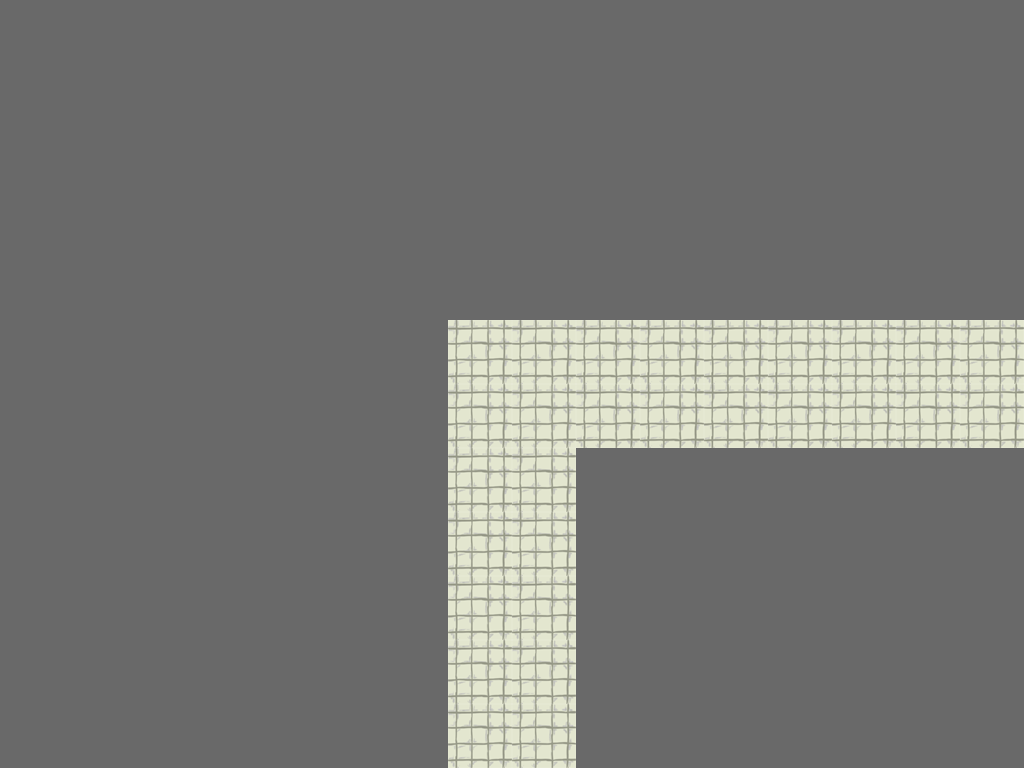

A level layout from a 2D game, rendered from its tile map. Below: a short description, then the map file with its tile-grid data intact:
An orthogonal 16x12 tile map with 64x64 px tiles, 1 tile layer (Tiles) and 2 objects (2x Door).

<map version="1.0" orientation="orthogonal" width="16" height="12" tilewidth="64" tileheight="64">
 <tileset firstgid="1" name="tileset" tilewidth="64" tileheight="64">
  <image source="../TileSets/tileset.png" width="384" height="192" />
  <tile id="0">
   <properties>
    <property name="walkCost" value="100" />
   </properties>
  </tile>
  <tile id="1">
   <properties>
    <property name="walkCost" value="100" />
   </properties>
  </tile>
  <tile id="6">
   <properties>
    <property name="walkCost" value="100" />
   </properties>
  </tile>
 </tileset>
 <layer name="Tiles" width="16" height="12">
  <data>
   <tile gid="8" />
   <tile gid="8" />
   <tile gid="8" />
   <tile gid="8" />
   <tile gid="8" />
   <tile gid="8" />
   <tile gid="8" />
   <tile gid="8" />
   <tile gid="8" />
   <tile gid="8" />
   <tile gid="8" />
   <tile gid="8" />
   <tile gid="8" />
   <tile gid="8" />
   <tile gid="8" />
   <tile gid="8" />
   <tile gid="8" />
   <tile gid="8" />
   <tile gid="8" />
   <tile gid="8" />
   <tile gid="8" />
   <tile gid="8" />
   <tile gid="8" />
   <tile gid="8" />
   <tile gid="8" />
   <tile gid="8" />
   <tile gid="8" />
   <tile gid="8" />
   <tile gid="8" />
   <tile gid="8" />
   <tile gid="8" />
   <tile gid="8" />
   <tile gid="8" />
   <tile gid="8" />
   <tile gid="8" />
   <tile gid="8" />
   <tile gid="8" />
   <tile gid="8" />
   <tile gid="8" />
   <tile gid="8" />
   <tile gid="8" />
   <tile gid="8" />
   <tile gid="8" />
   <tile gid="8" />
   <tile gid="8" />
   <tile gid="8" />
   <tile gid="8" />
   <tile gid="8" />
   <tile gid="8" />
   <tile gid="8" />
   <tile gid="8" />
   <tile gid="8" />
   <tile gid="8" />
   <tile gid="8" />
   <tile gid="8" />
   <tile gid="8" />
   <tile gid="8" />
   <tile gid="8" />
   <tile gid="8" />
   <tile gid="8" />
   <tile gid="8" />
   <tile gid="8" />
   <tile gid="8" />
   <tile gid="8" />
   <tile gid="8" />
   <tile gid="8" />
   <tile gid="8" />
   <tile gid="8" />
   <tile gid="8" />
   <tile gid="8" />
   <tile gid="8" />
   <tile gid="8" />
   <tile gid="8" />
   <tile gid="8" />
   <tile gid="8" />
   <tile gid="8" />
   <tile gid="8" />
   <tile gid="8" />
   <tile gid="8" />
   <tile gid="8" />
   <tile gid="8" />
   <tile gid="8" />
   <tile gid="8" />
   <tile gid="8" />
   <tile gid="8" />
   <tile gid="8" />
   <tile gid="8" />
   <tile gid="1" />
   <tile gid="1" />
   <tile gid="1" />
   <tile gid="1" />
   <tile gid="1" />
   <tile gid="1" />
   <tile gid="1" />
   <tile gid="1" />
   <tile gid="1" />
   <tile gid="8" />
   <tile gid="8" />
   <tile gid="8" />
   <tile gid="8" />
   <tile gid="8" />
   <tile gid="8" />
   <tile gid="8" />
   <tile gid="1" />
   <tile gid="1" />
   <tile gid="1" />
   <tile gid="1" />
   <tile gid="1" />
   <tile gid="1" />
   <tile gid="1" />
   <tile gid="1" />
   <tile gid="1" />
   <tile gid="8" />
   <tile gid="8" />
   <tile gid="8" />
   <tile gid="8" />
   <tile gid="8" />
   <tile gid="8" />
   <tile gid="8" />
   <tile gid="1" />
   <tile gid="1" />
   <tile gid="8" />
   <tile gid="8" />
   <tile gid="8" />
   <tile gid="8" />
   <tile gid="8" />
   <tile gid="8" />
   <tile gid="8" />
   <tile gid="8" />
   <tile gid="8" />
   <tile gid="8" />
   <tile gid="8" />
   <tile gid="8" />
   <tile gid="8" />
   <tile gid="8" />
   <tile gid="1" />
   <tile gid="1" />
   <tile gid="8" />
   <tile gid="8" />
   <tile gid="8" />
   <tile gid="8" />
   <tile gid="8" />
   <tile gid="8" />
   <tile gid="8" />
   <tile gid="8" />
   <tile gid="8" />
   <tile gid="8" />
   <tile gid="8" />
   <tile gid="8" />
   <tile gid="8" />
   <tile gid="8" />
   <tile gid="1" />
   <tile gid="1" />
   <tile gid="8" />
   <tile gid="8" />
   <tile gid="8" />
   <tile gid="8" />
   <tile gid="8" />
   <tile gid="8" />
   <tile gid="8" />
   <tile gid="8" />
   <tile gid="8" />
   <tile gid="8" />
   <tile gid="8" />
   <tile gid="8" />
   <tile gid="8" />
   <tile gid="8" />
   <tile gid="1" />
   <tile gid="1" />
   <tile gid="8" />
   <tile gid="8" />
   <tile gid="8" />
   <tile gid="8" />
   <tile gid="8" />
   <tile gid="8" />
   <tile gid="8" />
   <tile gid="8" />
   <tile gid="8" />
   <tile gid="8" />
   <tile gid="8" />
   <tile gid="8" />
   <tile gid="8" />
   <tile gid="8" />
   <tile gid="1" />
   <tile gid="1" />
   <tile gid="8" />
   <tile gid="8" />
   <tile gid="8" />
   <tile gid="8" />
   <tile gid="8" />
   <tile gid="8" />
   <tile gid="8" />
  </data>
 </layer>
 <objectgroup name="Objects" width="16" height="12">
  <object name="DoorYellow" type="Door" x="480" y="696" width="64" height="64">
   <properties>
    <property name="direction" value="down" />
    <property name="locked" value="0" />
   </properties>
  </object>
  <object name="DoorYellow" type="Door" x="951" y="348" width="64" height="64">
   <properties>
    <property name="direction" value="right" />
    <property name="locked" value="0" />
   </properties>
  </object>
 </objectgroup>
</map>
